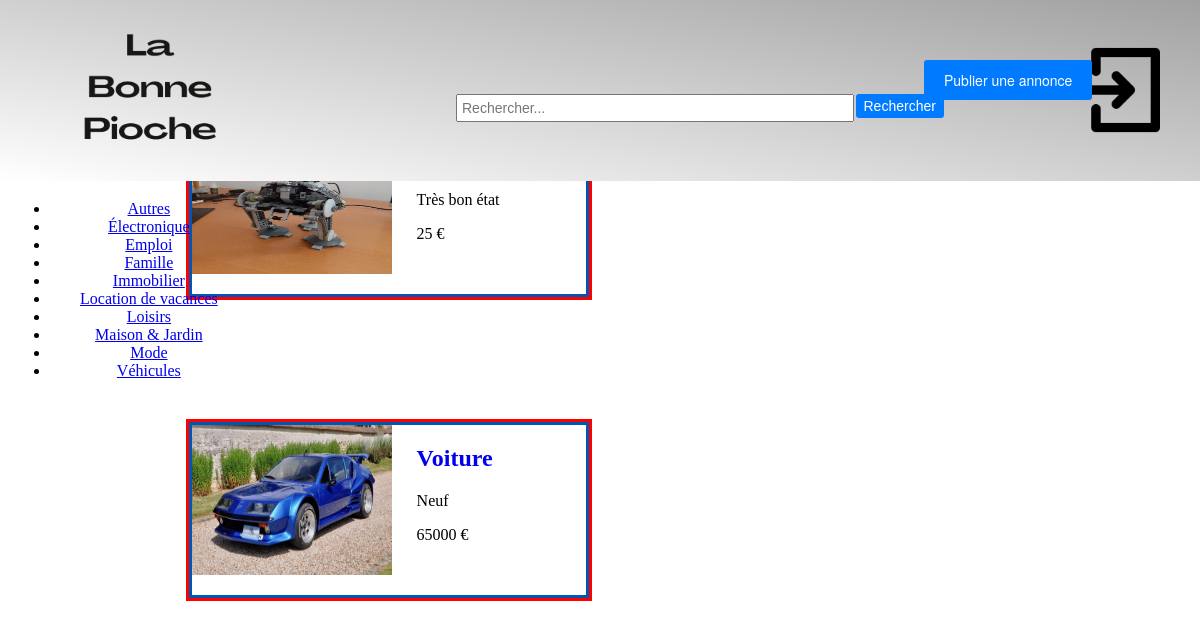
The app's page /accueil.php with its own data.
### tables this page shows
CREATE TABLE IF NOT EXISTS `categories` (
  `id_categorie` int NOT NULL AUTO_INCREMENT,
  `nom_categorie` text NOT NULL,
  PRIMARY KEY (`id_categorie`)
);

CREATE TABLE IF NOT EXISTS `annonces` (
  `id_annonce` bigint NOT NULL AUTO_INCREMENT,
  `id_utilisateur` bigint NOT NULL,
  `titre` text NOT NULL,
  `description` text NOT NULL,
  `prix` float NOT NULL,
  `categorie` text NOT NULL,
  `etat` text NOT NULL,
  `date_publication` date NOT NULL,
  `vendu` tinyint(1) NOT NULL DEFAULT '0',
  PRIMARY KEY (`id_annonce`),
  KEY `id_utilisateur` (`id_utilisateur`)
);

### accueil.php (the view, shortened to what this page needs)
<!DOCTYPE html>
<?php
    require_once 'db_config.php';
?>
<html>
    <head>
    </head>
    <body>
        <link rel="stylesheet" type="text/css" href="accueil.css">
        <header>
            <a href="accueil.php"><img   src="logo_site.png" alt="Logo de mon site web" ></a>
            <?php
            $query = $bdd->query('SELECT nom_categorie FROM categories');
            echo '<ul class="menu">';
            while ($row = $query->fetch()) {
                $nom_categorie = $row['nom_categorie'];
                echo '<li>';
                echo '<a href="accueil.php?categorie=' . $nom_categorie . '" id="' . $nom_categorie . '">' . $nom_categorie . '</a>';
                echo '</li>';
            }
            echo '</ul>';
            ?>
        <div class="search-bar">
                <input type="text" placeholder="Rechercher...">
                <button type="submit">Rechercher</button>
            </div>
            <div class="header-buttons">
                <a href="post_ad.php" class="publish-button">Publier une annonce</a>
                <?php
                if (isset($_SESSION['user'])) {
                    $check = $bdd->prepare('SELECT nom, prenom, email, password, token, id_utilisateur, url_photo_profil FROM utilisateurs WHERE token = ?');
                    $check->execute(array($_SESSION['user']));
                    $data = $check->fetch();
                    $user = $_SESSION['user'];
                    $url_photo_profil = $data['url_photo_profil'];
                    echo "<div class='menu-dropdown'>";
                    echo "<img id='dropdown-icon' src='$url_photo_profil' alt='Icône utilisateur'>";
                    echo "<ul class='dropdown-content' id='dropdown-content'>";
                    echo "<li><a href='profil.php'>Mon profil</a></li>";
                    echo "<li><a href='favoris.php'>Mes favoris</a></li>";
                    echo "<li><a href='annonces.php'>Mes annonces</a></li>";
                    echo "<li><a href='transactions.php'>Mes transactions</a></li>";
                    echo "<li><a href='logoff.php'>Se déconnecter</a></li>";
                    echo "</ul>";
                    echo "</div>";
                } else {
                    echo "<a href='login.php' class='pfp_login'><img src='login_icon.png' alt='Connexion/Inscription' style='width: 100px; height: 100px; margin-left:-50%; margin-top:25%;'></a>";
                }
                ?>
            </div>
        </header>
        <?php
        if(isset($_GET['categorie']))
        {
            $categorie = htmlspecialchars($_GET['categorie']);
                $query = $bdd->prepare('SELECT a.id_annonce, a.titre, a.prix, a.categorie, a.etat, p.url_photo
                FROM annonces AS a
                LEFT JOIN photos_annonces AS p ON a.id_annonce = p.id_annonce
                WHERE a.categorie = ?
                GROUP BY a.id_annonce');
                $query->execute(array($categorie));
        }else{
        $query = $bdd->query('SELECT a.id_annonce, a.titre, a.prix, a.categorie, a.etat, p.url_photo
                            FROM annonces AS a
                            LEFT JOIN photos_annonces AS p ON a.id_annonce = p.id_annonce
                            GROUP BY a.id_annonce');
        }
        while ($row = $query->fetch()) {
            $id_annonce = $row['id_annonce'];
            $titre = $row['titre'];
            $prix = $row['prix'];
            $etat = $row['etat'];
            $url_photo = $row['url_photo'];
            echo '<div class="annonces-container">';
                echo '<div class="annonces-wrapper">';
                    echo '<div class="annonce">';
                        echo '<img src="' . $url_photo . '" alt="' . $titre . '">';
                        echo '<div class="details">';
                        echo '<h2><a class="lien-annonce" href="annonce.php?annonce=' . $id_annonce . '">' . $titre . '</a></h2>';
                        echo '<p class="etat">' . $etat . '</p>';
                        echo '<p class="prix">' . $prix . ' € </p>';
                        echo '</div>';
                    echo '</div>';
                echo '</div>';
            echo '</div>';
        }
        ?>
    </body>
</html>

### accueil.css (style rules this page uses)
header { position: fixed; display: flex; padding-bottom: 1px; top: 0; left: 0; width: 100%; height: 180px; text-align: center; background-image: linear-gradient(to top right, white, rgb(161, 161, 161)); color: black; }
header a, header img { position :auto; margin-right: auto; padding-left: 30px; width: auto; height: 180px; }
header a.pfp_login img { position :auto; margin-right: auto; padding-left: 30px; width: auto; height: 10px; }
.publish-button { position:absolute; padding: 10px 20px; background-color: #007bff; color: white; text-decoration: none; border: none; border-radius: 3px; transition: background-color 0.3s ease; font-family: "Helvetica Neue", Helvetica; font-size: 14px; margin-left:-13%; margin-top: 5%; height: auto; }
.search-bar { margin: 0 20px; height: auto; margin-left: 38%; margin-top: 3%; position: absolute; align-self: center; }
.search-bar input { width: 200%; padding: 4px; font-size: 14px; }
.search-bar button { padding: 4px 8px; background-color: #007bff; color: white; border: none; border-radius: 3px; cursor: pointer; font-size: 14px; margin-top: -14.5%; margin-left: 157%; position: absolute; align-self: center; }
.menu { position: absolute; margin-top: 200px; margin-left: 10px; }
.annonces-container { margin-top: 10%; margin-left: 15%; width: 400px; display: flex; justify-content: space-between; flex-wrap: wrap; border: red solid; }
.annonces-wrapper { width: 400px; border:#0056b3 solid; }
.annonce { width: 100%; margin-bottom: 20px; display: flex; }
.annonce a { text-decoration: none; }
.annonce .details { margin-left: 25px; }
.annonce img { width: 200px; height: 150px; }

### records on screen
categories: nom_categorie "Autres"
categories: nom_categorie "Électronique"
categories: nom_categorie "Emploi"
categories: nom_categorie "Famille"
categories: nom_categorie "Immobilier"
categories: nom_categorie "Location de vacances"
categories: nom_categorie "Loisirs"
categories: nom_categorie "Maison & Jardin"
categories: nom_categorie "Mode"
categories: nom_categorie "Véhicules"
annonces: shows a picture, etat "Très bon état", prix "25"
annonces: shows a picture, titre "Voiture", etat "Neuf", prix "65000"
